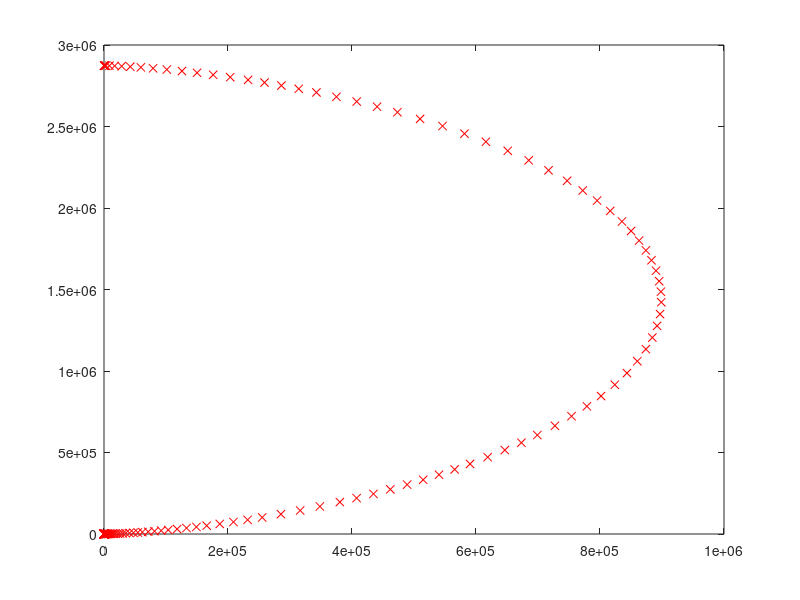
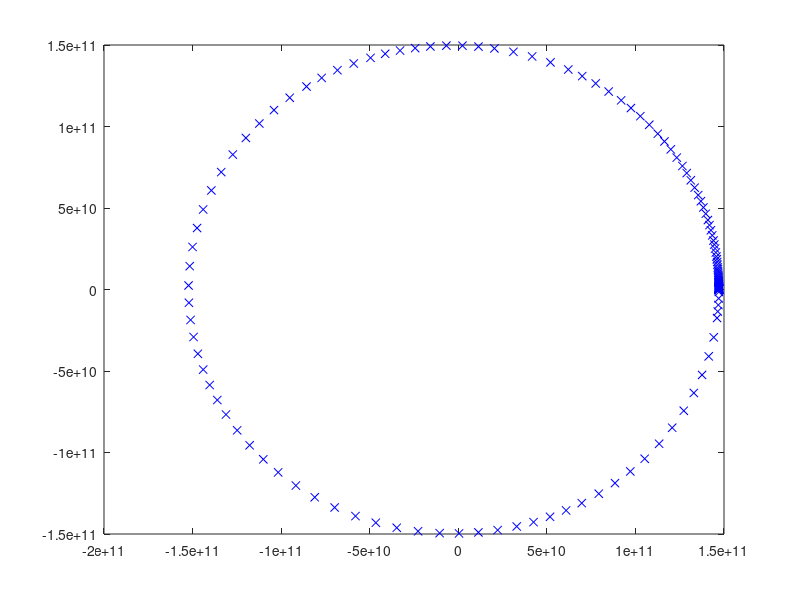
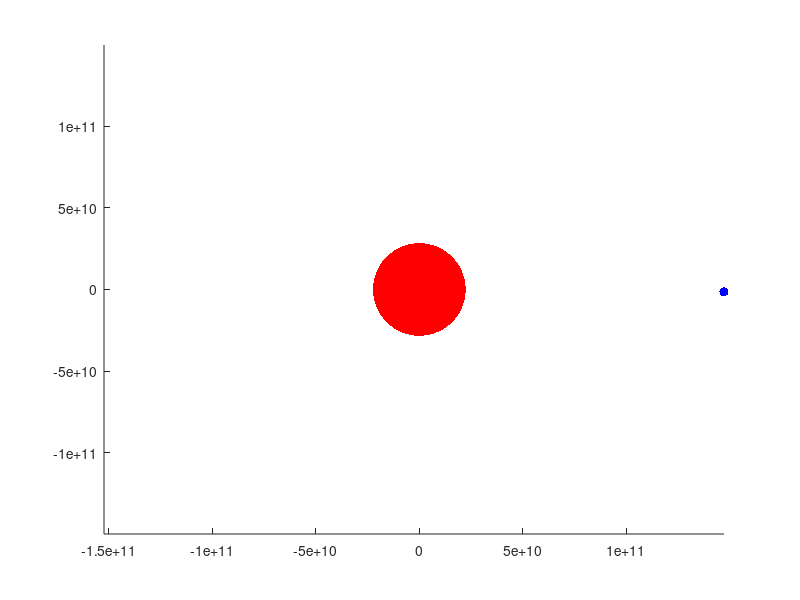

These figures' MATLAB source, in order:
function orbitModel2()

close all

numYears = 1; %number of years to run simulation
year = 365 * 24 * 60 * 60; % year in seconds
r = 147.1e9; % initial distance in meters at perihelion
v = 30.3e3; % initial velocity in meters per second at perihelion
sun = 1.989e30; % mass of the sun (kg)
earth = 5.972e24; % mass of earth (kg)
G = 6.67408e-11; % gravitation constant in N m^2 / kg^2
t0 = 0; %initial time (s)
tfinal = numYears * year; % final time (s)

P1 = [0;0]; % simple initial conditions
P2 = [r;0];
V1 = [0;0];
V2 = [0;v];

options = odeset('RelTol', 1e-5);

% step = 200;

[T, M] = ode45(@rate_func, [t0 tfinal], [P1; P2; V1; V2], options);

animate_func(T,M);



    function animate_func(T,M)
        X1 = M(:,1);
        Y1 = M(:,2);
        X2 = M(:,3);
        Y2 = M(:,4);
        VX1 = M(:,5);
        VY1 = M(:,6);
        VX2 = M(:,7);
        VY2 = M(:,8);
        
        plot(X1,Y1,'rx');
        figure
        plot(X2,Y2,'bx');
        figure
        
        R1 = sqrt(X1.^2 + Y1.^2);
        R2 = sqrt(X2.^2 + Y2.^2);
        V1a = sqrt(VX1.^2 + VY1.^2);
        V2a = sqrt(VX2.^2 + VY2.^2);
        fprintf('%8.2f %8.3f %8.4f %8.5f\n', [R1, V1a, R2, V2a]');
%         fprintf('%8.2f %8.3f\n', [R2, V2a]');
        
        minmax = [min([X1;X2]), max([X1;X2]), min([Y1;Y2]), max([Y1;Y2])];
        
        for i=1:length(T)
            clf;
            hold on;
            axis(minmax);
            draw_func(X1(i), Y1(i), X2(i), Y2(i));
            drawnow;
%             if i < length(T)
%                 dt = T(i+1) - T(i);
%                 speedup = 1000;
%                 pause(dt/speedup);
%             end
        end
        
        hold off
    end

    function draw_func(x1, y1, x2, y2)
        
        plot(x1, y1, 'r.', 'MarkerSize', 200);
        plot(x2, y2, 'b.', 'MarkerSize', 20);
        
    end

    function res = rate_func(t, W)

        P = W(1:4);
        V = W(5:8);

        dRdt = V;
        dVdt = acceleration_func(P);

        res = [dRdt; dVdt];

    end

    function res = acceleration_func(P)

        P1a = P(1:2);
        P2a = P(3:4);
        F12 = gravity_force_func(P1a, P2a);
        A1 = F12 / sun;
        A2 = -F12 / earth;
        res = [A1; A2];
        
    end

    function Fg = gravity_force_func(P1b, P2b)

        R = P2b - P1b;
        r1 = norm(R);
        Rhat = R/r1;
        Fg = ((G * sun * earth) / r1^2) * Rhat;
        
    end

% %     X1p = M(:,1);
% %     Y1p = M(:,2);
%     X2p = M(:,3);
%     Y2p = M(:,4);
% hold on
% minmax1 = [-10e11, 10e11, -10e11, 10e11];
% axis(minmax1);
% plot(X2p,Y2p,'b-');
% plot(0,0,'r.', 'MarkerSize', 20);
% plot(X2p(end),Y2p(end),'b.', 'MarkerSize', 10);
% xlabel('X Position (m)');
% ylabel('Y Position (m)');


end